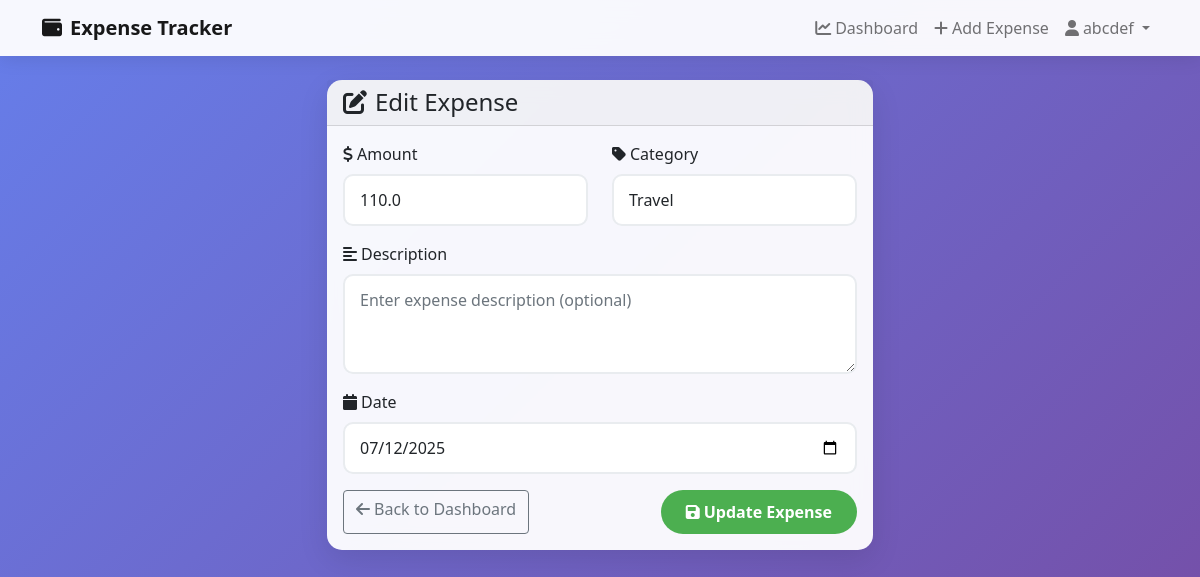
Page /edit_expense/1 (signed in) on the committed database.
### app.py (models this page shows)
class User(UserMixin, db.Model):
    id = db.Column(db.Integer, primary_key=True)
    username = db.Column(db.String(80), unique=True, nullable=False)
    email = db.Column(db.String(120), unique=True, nullable=False)
    password_hash = db.Column(db.String(120), nullable=False)
    expenses = db.relationship('Expense', backref='user', lazy=True)

class Expense(db.Model):
    id = db.Column(db.Integer, primary_key=True)
    amount = db.Column(db.Float, nullable=False)
    category = db.Column(db.String(50), nullable=False)
    description = db.Column(db.String(200))
    date = db.Column(db.DateTime, nullable=False, default=datetime.utcnow)
    user_id = db.Column(db.Integer, db.ForeignKey('user.id'), nullable=False)

### app.py (the view, shortened to what this page needs)
@app.route('/edit_expense/<int:expense_id>', methods=['GET', 'POST'])
@login_required
def edit_expense(expense_id):
    expense = Expense.query.get_or_404(expense_id)
    if expense.user_id != current_user.id:
        flash('You can only edit your own expenses!')
        return redirect(url_for('dashboard'))
    return render_template('edit_expense.html', expense=expense)

### app.py (called while the page is built)
@login_manager.user_loader
def load_user(user_id):
    return User.query.get(int(user_id))

### templates/edit_expense.html (shortened to what this page needs)
{% extends "base.html" %}
{% block content %}
<div class="row justify-content-center">
    <div class="col-md-8 col-lg-6">
        <div class="card">
            <div class="card-header">
                <h4 class="mb-0">
                    <i class="fas fa-edit me-2"></i>Edit Expense
                </h4>
            </div>
            <div class="card-body">
                <form method="POST">
                    <div class="row">
                        <div class="col-md-6 mb-3">
                            <label for="amount" class="form-label">
                                <i class="fas fa-dollar-sign me-1"></i>Amount
                            </label>
                            <input type="number" class="form-control" id="amount" name="amount"
                                   step="0.01" min="0" value="{{ expense.amount }}" required>
                        </div>
                        <div class="col-md-6 mb-3">
                            <label for="category" class="form-label">
                                <i class="fas fa-tag me-1"></i>Category
                            </label>
                            <select class="form-control" id="category" name="category" required>
                                <option value="Travel" {% if expense.category == 'Travel' %}selected{% endif %}>Travel</option>
                            </select>
                        </div>
                    </div>
                    <div class="mb-3">
                        <label for="description" class="form-label">
                            <i class="fas fa-align-left me-1"></i>Description
                        </label>
                        <textarea class="form-control" id="description" name="description"
                                  rows="3" placeholder="Enter expense description (optional)">{{ expense.description or '' }}</textarea>
                    </div>
                    <div class="mb-3">
                        <label for="date" class="form-label">
                            <i class="fas fa-calendar me-1"></i>Date
                        </label>
                        <input type="date" class="form-control" id="date" name="date"
                               value="{{ expense.date.strftime('%Y-%m-%d') }}" required>
                    </div>
                    <div class="d-flex justify-content-between">
                        <a href="{{ url_for('dashboard') }}" class="btn btn-outline-secondary">
                            <i class="fas fa-arrow-left me-1"></i>Back to Dashboard
                        </a>
                        <button type="submit" class="btn btn-primary">
                            <i class="fas fa-save me-1"></i>Update Expense
                        </button>
                    </div>
                </form>
            </div>
        </div>
    </div>
</div>
{% endblock %}

### templates/base.html (shortened to what this page needs)
<!DOCTYPE html>
<html lang="en">
<head>
    <link href="https://cdn.jsdelivr.net/npm/bootstrap@5.1.3/dist/css/bootstrap.min.css" rel="stylesheet">
    <link href="https://cdnjs.cloudflare.com/ajax/libs/font-awesome/6.0.0/css/all.min.css" rel="stylesheet">
</head>
<body>
    <nav class="navbar navbar-expand-lg navbar-light fixed-top">
        <div class="container">
            <a class="navbar-brand fw-bold" href="{{ url_for('dashboard') }}">
                <i class="fas fa-wallet me-2"></i>Expense Tracker
            </a>
            {% if current_user.is_authenticated %}
            <div class="collapse navbar-collapse" id="navbarNav">
                <ul class="navbar-nav ms-auto">
                    <li class="nav-item">
                        <a class="nav-link" href="{{ url_for('dashboard') }}">
                            <i class="fas fa-chart-line me-1"></i>Dashboard
                        </a>
                    </li>
                    <li class="nav-item">
                        <a class="nav-link" href="{{ url_for('add_expense') }}">
                            <i class="fas fa-plus me-1"></i>Add Expense
                        </a>
                    </li>
                    <li class="nav-item dropdown">
                        <a class="nav-link dropdown-toggle" href="#" id="navbarDropdown" role="button" data-bs-toggle="dropdown">
                            <i class="fas fa-user me-1"></i>{{ current_user.username }}
                        </a>
                    </li>
                </ul>
            </div>
            {% endif %}
        </div>
    </nav>
    <div class="main-container">
        <div class="container">
            {% block content %}{% endblock %}
        </div>
    </div>
</body>
</html>

### templates/base.html (style rules this page uses)
:root { --primary-color: #4CAF50; --secondary-color: #2196F3; --danger-color: #f44336; --warning-color: #ff9800; --success-color: #4CAF50; --dark-color: #333; --light-color: #f8f9fa; }
body { background: linear-gradient(135deg, #667eea 0%, #764ba2 100%); min-height: 100vh; font-family: 'Segoe UI', Tahoma, Geneva, Verdana, sans-serif; }
.navbar { background: rgba(255, 255, 255, 0.95) !important; backdrop-filter: blur(10px); box-shadow: 0 2px 20px rgba(0,0,0,0.1); }
.card { border: none; border-radius: 15px; box-shadow: 0 10px 30px rgba(0,0,0,0.1); backdrop-filter: blur(10px); background: rgba(255, 255, 255, 0.95); }
.btn-primary { background: var(--primary-color); border: none; border-radius: 25px; padding: 10px 25px; font-weight: 600; transition: all 0.3s ease; }
.form-control { border-radius: 10px; border: 2px solid #e9ecef; padding: 12px 15px; transition: all 0.3s ease; }
.main-container { padding-top: 80px; min-height: 100vh; }

### rows in the picture
User: username "abcdef"
Expense: amount "110.0", category "Travel", date "07/12/2025"
